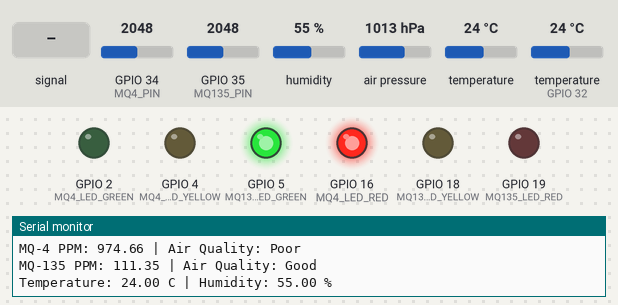
Bench run of a sketch on a simulated ESP32. Parts: output pins drawn as LEDs (lit = HIGH), the last lines printed to the serial monitor. The test bench sets the inputs (shaded band); at power-on: GPIO 35 (MQ135_PIN) = 2048, GPIO 34 (MQ4_PIN) = 2048, humidity 55 %, air pressure 1013 hPa, temperature 24 °C, temperature (sensor on GPIO 32) 24 °C. Random numbers use the default seed unless the sketch sets one.

Above: at 1.2 s.
1.3 s: GPIO 35 (MQ135_PIN) set to 2452
3.2 s: GPIO 35 (MQ135_PIN) set to 2579
At 4.3 s:
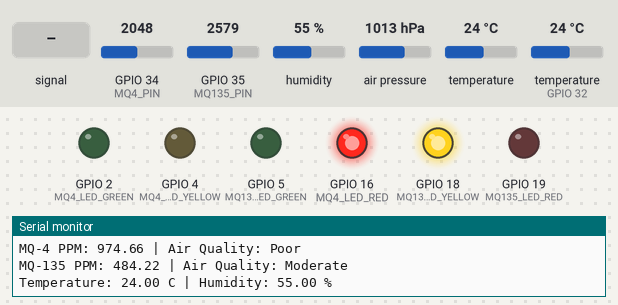
5.5 s: GPIO 34 (MQ4_PIN) fed a 50 Hz sine of ±1228 counts around its level
At 7.4 s:
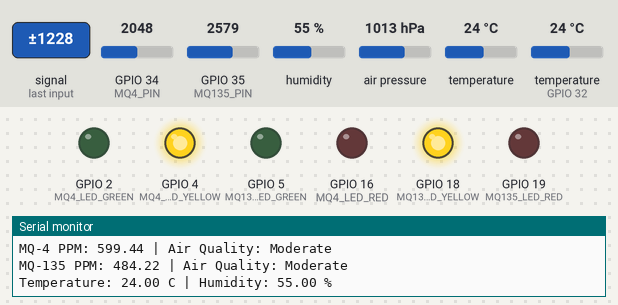
11.5 s: GPIO 35 (MQ135_PIN) set to 2766
13.5 s: GPIO 35 (MQ135_PIN) set to 2853
At 15.0 s:
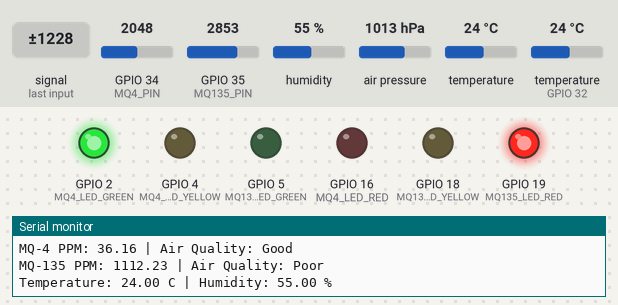
19.5 s: GPIO 34 (MQ4_PIN) fed a 200 Hz sine of ±327 counts around its level
At 20.7 s:
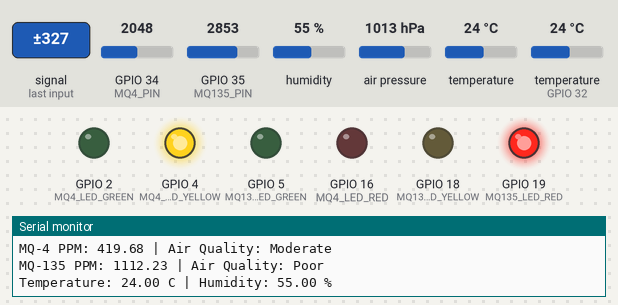
Timing chart, 0 to 25.6 s (numbered marks = the images above; inputs shaded):
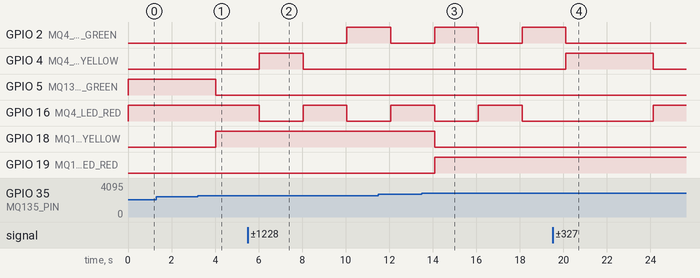

Measured:
- the behaviour switches between 2512 and 2513 on GPIO 35 (MQ135_PIN) (found by bisection; images 0 and 1)
- the behaviour switches between 2819 and 2820 on GPIO 35 (MQ135_PIN) (found by bisection; images 2 and 3)
- after the input at 3.2 s, GPIO 5 (MQ135_LED_GREEN): HIGH → LOW after 0.83 s; GPIO 18 (MQ135_LED_YELLOW): LOW → HIGH after 0.83 s
- after the input at 5.5 s, GPIO 2 (MQ4_LED_GREEN): LOW → HIGH after 4.6 s; GPIO 4 (MQ4_LED_YELLOW): LOW → HIGH after 0.54 s, → LOW 2.0 s later; GPIO 16 (MQ4_LED_RED): HIGH → LOW after 0.54 s, → HIGH 2.0 s later, → LOW 2.0 s later
- after the input at 13.5 s, GPIO 18 (MQ135_LED_YELLOW): HIGH → LOW after 0.58 s; GPIO 19 (MQ135_LED_RED): LOW → HIGH after 0.58 s
- after the input at 19.5 s, GPIO 4 (MQ4_LED_YELLOW): LOW → HIGH after 0.61 s, → LOW 4.0 s later

The sketch:

industrial.ino
```cpp
#include <Wire.h>
#include <Adafruit_BMP085_U.h>
#include "DHT.h"

// BMP180 setup
Adafruit_BMP085_Unified bmp;
#define seaLevelPressure_hPa 1013.25 // Adjust according to your location

// DHT22 setup
#define DHT_PIN 32
#define DHT_TYPE DHT22
DHT dht(DHT_PIN, DHT_TYPE);

// MQ-4 and MQ-135 setup
#define MQ4_PIN 34
#define MQ135_PIN 35
#define RL_VALUE 10.0
#define R0_MQ4 9.83
#define R0_MQ135 9.83

// LED pins for MQ-4
#define MQ4_LED_GREEN 2
#define MQ4_LED_YELLOW 4
#define MQ4_LED_RED 16

// LED pins for MQ-135
#define MQ135_LED_GREEN 5
#define MQ135_LED_YELLOW 18
#define MQ135_LED_RED 19

// ACS712 setup
const int sensorIn = 34;      // pin where the OUT pin from sensor is connected on Arduino
int mVperAmp = 185;           // this the 5A version of the ACS712 -use 100 for 20A Module and 66 for 30A Module
int Watt = 0;
double Voltage = 0;
double VRMS = 0;
double AmpsRMS = 0;

// Function to calculate PPM from Rs and R0 for MQ-4
float calculatePPM_MQ4(float Rs) {
    return 1021 * pow((Rs / R0_MQ4), -2.7887);
}

// Function to calculate PPM from Rs and R0 for MQ-135
float calculatePPM_MQ135(float Rs) {
    return 116.602 * pow((Rs / R0_MQ135), -2.769);
}

// Function to categorize air quality based on PPM
String getAirQualityCategory(float ppm, float goodThreshold, float moderateThreshold) {
    if (ppm < goodThreshold) {
        return "Good";
    } else if (ppm < moderateThreshold) {
        return "Moderate";
    } else {
        return "Poor";
    }
}

void setup() {
    Serial.begin(115200);

    // Initialize BMP180
    if (!bmp.begin()) {
        Serial.println("Could not find a valid BMP180 sensor, check wiring!");
        while (1) {}
    }

    // Initialize DHT22
    dht.begin();

    // Set LED pins as output
    pinMode(MQ4_LED_GREEN, OUTPUT);
    pinMode(MQ4_LED_YELLOW, OUTPUT);
    pinMode(MQ4_LED_RED, OUTPUT);
    pinMode(MQ135_LED_GREEN, OUTPUT);
    pinMode(MQ135_LED_YELLOW, OUTPUT);
    pinMode(MQ135_LED_RED, OUTPUT);
}

void loop() {
    // Read BMP180 data
    float temperature_bmp;
    bmp.getTemperature(&temperature_bmp);
    float pressure;
    bmp.getPressure(&pressure);
    float altitude = bmp.pressureToAltitude(seaLevelPressure_hPa, pressure);

    // Read and calculate MQ-4 values
    int analogValue_MQ4 = analogRead(MQ4_PIN);
    float voltage_MQ4 = (analogValue_MQ4 / 4095.0) * 5.0;
    float Rs_MQ4 = RL_VALUE * ((5.0 / voltage_MQ4) - 1);
    float ppm_MQ4 = calculatePPM_MQ4(Rs_MQ4);
    String airQuality_MQ4 = getAirQualityCategory(ppm_MQ4, 300, 600);

    // Read and calculate MQ-135 values
    int analogValue_MQ135 = analogRead(MQ135_PIN);
    float voltage_MQ135 = (analogValue_MQ135 / 4095.0) * 5.0;
    float Rs_MQ135 = RL_VALUE * ((5.0 / voltage_MQ135) - 1);
    float ppm_MQ135 = calculatePPM_MQ135(Rs_MQ135);
    String airQuality_MQ135 = getAirQualityCategory(ppm_MQ135, 400, 1000);

    // Read temperature and humidity from DHT sensor
    float humidity = dht.readHumidity();
    float temperature_dht = dht.readTemperature();

    // Update LED status for MQ-4
    digitalWrite(MQ4_LED_GREEN, airQuality_MQ4 == "Good");
    digitalWrite(MQ4_LED_YELLOW, airQuality_MQ4 == "Moderate");
    digitalWrite(MQ4_LED_RED, airQuality_MQ4 == "Poor");

    // Update LED status for MQ-135
    digitalWrite(MQ135_LED_GREEN, airQuality_MQ135 == "Good");
    digitalWrite(MQ135_LED_YELLOW, airQuality_MQ135 == "Moderate");
    digitalWrite(MQ135_LED_RED, airQuality_MQ135 == "Poor");

    // Print data to Serial Monitor
    Serial.print("MQ-4 PPM: "); Serial.print(ppm_MQ4);
    Serial.print(" | Air Quality: "); Serial.println(airQuality_MQ4);
    Serial.print("MQ-135 PPM: "); Serial.print(ppm_MQ135);
    Serial.print(" | Air Quality: "); Serial.println(airQuality_MQ135);
    Serial.print("Temperature: "); Serial.print(temperature_dht);
    Serial.print(" C | Humidity: "); Serial.print(humidity);
    Serial.println(" %");

    // Measure AC current
    Voltage = getVPP();
    VRMS = (Voltage / 2.0) * 0.707;   //root 2 is 0.707
    AmpsRMS = ((VRMS * 1000) / mVperAmp) - 0.3; //0.3 is the error I got for my sensor
    Watt = (AmpsRMS * 240 / 1.2);

    delay(1000);
}

// Function to measure AC voltage
float getVPP() {
    float result;
    int readValue;                // value read from the sensor
    int maxValue = 0;             // store max value here
    int minValue = 4096;          // store min value here ESP32 ADC resolution

    uint32_t start_time = millis();
    while ((millis() - start_time) < 1000) //sample for 1 Sec
    {
        readValue = analogRead(sensorIn);
        if (readValue > maxValue) {
            maxValue = readValue;
        }
        if (readValue < minValue) {
            minValue = readValue;
        }
    }

    result = ((maxValue - minValue) * 3.3) / 4096.0;

    return result;
}
```

code.c
```cpp
#include <stdio.h>
#include <math.h>
#include <stdlib.h>
#include <time.h>

#define RL_VALUE 10.0
#define R0_MQ4 9.83
#define R0_MQ135 9.83
#define SEA_LEVEL_PRESSURE 1013.25

float calculatePPM_MQ4(float Rs) {
    return 1021 * pow((Rs / R0_MQ4), -2.7887);
}

float calculatePPM_MQ135(float Rs) {
    return 116.602 * pow((Rs / R0_MQ135), -2.769);
}

const char* getAirQualityCategory(float ppm, float goodThreshold, float moderateThreshold) {
    if (ppm < goodThreshold) {
        return "Good";
    } else if (ppm < moderateThreshold) {
        return "Moderate";
    } else {
        return "Poor";
    }
}

float getVoltage(int analogValue, float maxVoltage, int resolution) {
    return (analogValue / (float)resolution) * maxVoltage;
}

float getRs(float voltage, float RL) {
    return RL * ((5.0 / voltage) - 1);
}

float getVPP(int *values, int size, float maxVoltage, int resolution) {
    int maxValue = 0;
    int minValue = resolution;
    for (int i = 0; i < size; i++) {
        if (values[i] > maxValue) maxValue = values[i];
        if (values[i] < minValue) minValue = values[i];
    }
    return ((maxValue - minValue) * maxVoltage) / resolution;
}

int main() {
    srand(time(0));

    int analogValue_MQ4 = rand() % 4096;
    int analogValue_MQ135 = rand() % 4096;
    int currentSamples[1000];

    for (int i = 0; i < 1000; i++) {
        currentSamples[i] = rand() % 4096;
    }

    float voltage_MQ4 = getVoltage(analogValue_MQ4, 5.0, 4096);
    float Rs_MQ4 = getRs(voltage_MQ4, RL_VALUE);
    float ppm_MQ4 = calculatePPM_MQ4(Rs_MQ4);
    const char* airQuality_MQ4 = getAirQualityCategory(ppm_MQ4, 300, 600);

    float voltage_MQ135 = getVoltage(analogValue_MQ135, 5.0, 4096);
    float Rs_MQ135 = getRs(voltage_MQ135, RL_VALUE);
    float ppm_MQ135 = calculatePPM_MQ135(Rs_MQ135);
    const char* airQuality_MQ135 = getAirQualityCategory(ppm_MQ135, 400, 1000);

    float Voltage = getVPP(currentSamples, 1000, 3.3, 4096);
    float VRMS = (Voltage / 2.0) * 0.707;
    float AmpsRMS = ((VRMS * 1000) / 185.0) - 0.3;
    float Watt = (AmpsRMS * 240 / 1.2);

    printf("MQ-4 PPM: %.2f | Air Quality: %s\n", ppm_MQ4, airQuality_MQ4);
    printf("MQ-135 PPM: %.2f | Air Quality: %s\n", ppm_MQ135, airQuality_MQ135);
    printf("Voltage: %.2fV | VRMS: %.2fV | Amps RMS: %.2fA | Watt: %.2fW\n", Voltage, VRMS, AmpsRMS, Watt);

    return 0;
}
```
